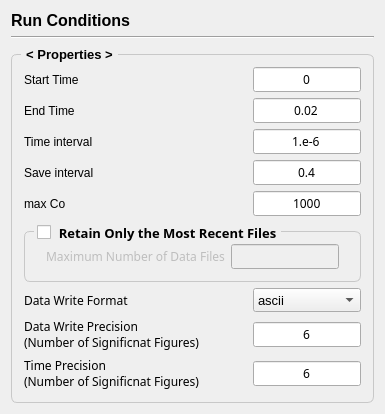
         <widget class="QWidget" name="page_run_conditions">
          <layout class="QVBoxLayout" name="verticalLayout">
           <item>
            <widget class="QLabel" name="title">
             <property name="sizePolicy">
              <sizepolicy hsizetype="Expanding" vsizetype="Fixed">
               <horstretch>0</horstretch>
               <verstretch>0</verstretch>
              </sizepolicy>
             </property>
             <property name="font">
              <font>
               <pointsize>12</pointsize>
               <bold>true</bold>
              </font>
             </property>
             <property name="text">
              <string>Run Conditions</string>
             </property>
            </widget>
           </item>
           <item>
            <widget class="Line" name="line">
             <property name="orientation">
              <enum>Qt::Orientation::Horizontal</enum>
             </property>
            </widget>
           </item>
           <item>
            <widget class="QGroupBox" name="groupBox_2">
             <property name="font">
              <font>
               <pointsize>10</pointsize>
               <bold>true</bold>
              </font>
             </property>
             <property name="styleSheet">
              <string notr="true">QGroupBox {
    border: 1px solid;
    border-radius: 6;
    margin-top: 9;
    border-color : #c8c8c8;
	padding: 3;   
}
QGroupBox::title {
    subcontrol-origin: margin;
    subcontrol-position: top left;
    left: 10;
    padding: 2 3;
}</string>
             </property>
             <property name="title">
              <string>&lt; Properties &gt;</string>
             </property>
             <layout class="QGridLayout" name="gridLayout_2" columnstretch="1,0">
              <property name="topMargin">
               <number>9</number>
              </property>
              <item row="7" column="1">
               <widget class="QLineEdit" name="edit_run_7">
                <property name="sizePolicy">
                 <sizepolicy hsizetype="Fixed" vsizetype="Fixed">
                  <horstretch>0</horstretch>
                  <verstretch>0</verstretch>
                 </sizepolicy>
                </property>
                <property name="minimumSize">
                 <size>
                  <width>0</width>
                  <height>25</height>
                 </size>
                </property>
                <property name="font">
                 <font>
                  <family>맑은 고딕</family>
                  <pointsize>9</pointsize>
                  <bold>false</bold>
                 </font>
                </property>
                <property name="text">
                 <string>6</string>
                </property>
                <property name="alignment">
                 <set>Qt::AlignmentFlag::AlignCenter</set>
                </property>
               </widget>
              </item>
              <item row="8" column="0">
               <widget class="QLabel" name="label_71">
                <property name="font">
                 <font>
                  <family>맑은 고딕</family>
                  <pointsize>9</pointsize>
                  <bold>false</bold>
                 </font>
                </property>
                <property name="text">
                 <string>Time Precision
(Number of Significnat Figures)</string>
                </property>
               </widget>
              </item>
              <item row="4" column="0">
               <widget class="QLabel" name="label_67">
                <property name="minimumSize">
                 <size>
                  <width>0</width>
                  <height>24</height>
                 </size>
                </property>
                <property name="font">
                 <font>
                  <family>Ubuntu</family>
                  <pointsize>9</pointsize>
                  <bold>false</bold>
                 </font>
                </property>
                <property name="text">
                 <string>max Co</string>
                </property>
               </widget>
              </item>
              <item row="0" column="1">
               <widget class="QLineEdit" name="edit_run_1">
                <property name="sizePolicy">
                 <sizepolicy hsizetype="Fixed" vsizetype="Fixed">
                  <horstretch>0</horstretch>
                  <verstretch>0</verstretch>
                 </sizepolicy>
                </property>
                <property name="minimumSize">
                 <size>
                  <width>0</width>
                  <height>25</height>
                 </size>
                </property>
                <property name="font">
                 <font>
                  <family>맑은 고딕</family>
                  <pointsize>9</pointsize>
                  <bold>false</bold>
                 </font>
                </property>
                <property name="text">
                 <string>0</string>
                </property>
                <property name="alignment">
                 <set>Qt::AlignmentFlag::AlignCenter</set>
                </property>
               </widget>
              </item>
              <item row="2" column="1">
               <widget class="QLineEdit" name="edit_run_3">
                <property name="sizePolicy">
                 <sizepolicy hsizetype="Fixed" vsizetype="Fixed">
                  <horstretch>0</horstretch>
                  <verstretch>0</verstretch>
                 </sizepolicy>
                </property>
                <property name="minimumSize">
                 <size>
                  <width>0</width>
                  <height>25</height>
                 </size>
                </property>
                <property name="font">
                 <font>
                  <family>맑은 고딕</family>
                  <pointsize>9</pointsize>
                  <bold>false</bold>
                 </font>
                </property>
                <property name="text">
                 <string>1.e-6</string>
                </property>
                <property name="alignment">
                 <set>Qt::AlignmentFlag::AlignCenter</set>
                </property>
               </widget>
              </item>
              <item row="4" column="1">
               <widget class="QLineEdit" name="edit_run_5">
                <property name="sizePolicy">
                 <sizepolicy hsizetype="Fixed" vsizetype="Fixed">
                  <horstretch>0</horstretch>
                  <verstretch>0</verstretch>
                 </sizepolicy>
                </property>
                <property name="minimumSize">
                 <size>
                  <width>0</width>
                  <height>25</height>
                 </size>
                </property>
                <property name="font">
                 <font>
                  <family>맑은 고딕</family>
                  <pointsize>9</pointsize>
                  <bold>false</bold>
                 </font>
                </property>
                <property name="text">
                 <string>1000</string>
                </property>
                <property name="alignment">
                 <set>Qt::AlignmentFlag::AlignCenter</set>
                </property>
               </widget>
              </item>
              <item row="3" column="1">
               <widget class="QLineEdit" name="edit_run_4">
                <property name="sizePolicy">
                 <sizepolicy hsizetype="Fixed" vsizetype="Fixed">
                  <horstretch>0</horstretch>
                  <verstretch>0</verstretch>
                 </sizepolicy>
                </property>
                <property name="minimumSize">
                 <size>
                  <width>0</width>
                  <height>25</height>
                 </size>
                </property>
                <property name="font">
                 <font>
                  <family>맑은 고딕</family>
                  <pointsize>9</pointsize>
                  <bold>false</bold>
                 </font>
                </property>
                <property name="text">
                 <string>0.4</string>
                </property>
                <property name="alignment">
                 <set>Qt::AlignmentFlag::AlignCenter</set>
                </property>
               </widget>
              </item>
              <item row="0" column="0">
               <widget class="QLabel" name="label_77">
                <property name="minimumSize">
                 <size>
                  <width>0</width>
                  <height>24</height>
                 </size>
                </property>
                <property name="font">
                 <font>
                  <family>Ubuntu</family>
                  <pointsize>9</pointsize>
                  <bold>false</bold>
                 </font>
                </property>
                <property name="text">
                 <string>Start Time</string>
                </property>
               </widget>
              </item>
              <item row="6" column="1">
               <widget class="QComboBox" name="combo_run_1">
                <property name="minimumSize">
                 <size>
                  <width>0</width>
                  <height>24</height>
                 </size>
                </property>
                <property name="font">
                 <font>
                  <pointsize>10</pointsize>
                 </font>
                </property>
                <item>
                 <property name="text">
                  <string>ascii</string>
                 </property>
                </item>
                <item>
                 <property name="text">
                  <string>binary</string>
                 </property>
                </item>
               </widget>
              </item>
              <item row="7" column="0">
               <widget class="QLabel" name="label_70">
                <property name="font">
                 <font>
                  <family>맑은 고딕</family>
                  <pointsize>9</pointsize>
                  <bold>false</bold>
                 </font>
                </property>
                <property name="text">
                 <string>Data Write Precision
(Number of Significnat Figures)</string>
                </property>
               </widget>
              </item>
              <item row="1" column="1">
               <widget class="QLineEdit" name="edit_run_2">
                <property name="sizePolicy">
                 <sizepolicy hsizetype="Fixed" vsizetype="Fixed">
                  <horstretch>0</horstretch>
                  <verstretch>0</verstretch>
                 </sizepolicy>
                </property>
                <property name="minimumSize">
                 <size>
                  <width>0</width>
                  <height>25</height>
                 </size>
                </property>
                <property name="font">
                 <font>
                  <family>맑은 고딕</family>
                  <pointsize>9</pointsize>
                  <bold>false</bold>
                 </font>
                </property>
                <property name="text">
                 <string>0.02</string>
                </property>
                <property name="alignment">
                 <set>Qt::AlignmentFlag::AlignCenter</set>
                </property>
               </widget>
              </item>
              <item row="6" column="0">
               <widget class="QLabel" name="label_72">
                <property name="font">
                 <font>
                  <family>맑은 고딕</family>
                  <pointsize>9</pointsize>
                  <bold>false</bold>
                 </font>
                </property>
                <property name="text">
                 <string>Data Write Format</string>
                </property>
               </widget>
              </item>
              <item row="5" column="0" colspan="2">
               <widget class="QGroupBox" name="groupBox_13">
                <property name="sizePolicy">
                 <sizepolicy hsizetype="Expanding" vsizetype="Fixed">
                  <horstretch>0</horstretch>
                  <verstretch>0</verstretch>
                 </sizepolicy>
                </property>
                <property name="font">
                 <font>
                  <family>맑은 고딕</family>
                  <pointsize>10</pointsize>
                  <bold>true</bold>
                 </font>
                </property>
                <property name="styleSheet">
                 <string notr="true">QGroupBox {
    border: 1px solid;
    border-radius: 6;
    margin-top: 9;
    border-color : #c8c8c8;
	padding: 3;   
}
QGroupBox::title {
    subcontrol-origin: margin;
    subcontrol-position: top left;
    left: 10;
    padding: 2 3;
}</string>
                </property>
                <property name="title">
                 <string>Retain Only the Most Recent Files</string>
                </property>
                <property name="checkable">
                 <bool>true</bool>
                </property>
                <property name="checked">
                 <bool>false</bool>
                </property>
                <layout class="QVBoxLayout" name="verticalLayout_13">
                 <property name="topMargin">
                  <number>9</number>
                 </property>
                 <item>
                  <widget class="QFrame" name="frame">
                   <layout class="QHBoxLayout" name="horizontalLayout_16">
                    <property name="topMargin">
                     <number>0</number>
                    </property>
                    <property name="bottomMargin">
                     <number>0</number>
                    </property>
                    <item>
                     <widget class="QLabel" name="label_68">
                      <property name="font">
                       <font>
                        <family>맑은 고딕</family>
                        <pointsize>9</pointsize>
                        <bold>false</bold>
                       </font>
                      </property>
                      <property name="text">
                       <string>Maximum Number of Data Files</string>
                      </property>
                     </widget>
                    </item>
                    <item>
                     <widget class="QLineEdit" name="edit_run_6">
                      <property name="sizePolicy">
                       <sizepolicy hsizetype="Fixed" vsizetype="Fixed">
                        <horstretch>0</horstretch>
                        <verstretch>0</verstretch>
                       </sizepolicy>
                      </property>
                      <property name="minimumSize">
                       <size>
                        <width>0</width>
                        <height>25</height>
                       </size>
                      </property>
                      <property name="font">
                       <font>
                        <family>맑은 고딕</family>
                        <pointsize>9</pointsize>
                        <bold>false</bold>
                       </font>
                      </property>
                      <property name="alignment">
                       <set>Qt::AlignmentFlag::AlignRight|Qt::AlignmentFlag::AlignTrailing|Qt::AlignmentFlag::AlignVCenter</set>
                      </property>
                     </widget>
                    </item>
                   </layout>
                  </widget>
                 </item>
                </layout>
               </widget>
              </item>
              <item row="2" column="0">
               <widget class="QLabel" name="label_79">
                <property name="minimumSize">
                 <size>
                  <width>0</width>
                  <height>24</height>
                 </size>
                </property>
                <property name="font">
                 <font>
                  <family>Ubuntu</family>
                  <pointsize>9</pointsize>
                  <bold>false</bold>
                 </font>
                </property>
                <property name="text">
                 <string>Time interval</string>
                </property>
               </widget>
              </item>
              <item row="8" column="1">
               <widget class="QLineEdit" name="edit_run_8">
                <property name="sizePolicy">
                 <sizepolicy hsizetype="Fixed" vsizetype="Fixed">
                  <horstretch>0</horstretch>
                  <verstretch>0</verstretch>
                 </sizepolicy>
                </property>
                <property name="minimumSize">
                 <size>
                  <width>0</width>
                  <height>25</height>
                 </size>
                </property>
                <property name="font">
                 <font>
                  <family>맑은 고딕</family>
                  <pointsize>9</pointsize>
                  <bold>false</bold>
                 </font>
                </property>
                <property name="text">
                 <string>6</string>
                </property>
                <property name="alignment">
                 <set>Qt::AlignmentFlag::AlignCenter</set>
                </property>
               </widget>
              </item>
              <item row="3" column="0">
               <widget class="QLabel" name="label_80">
                <property name="minimumSize">
                 <size>
                  <width>0</width>
                  <height>24</height>
                 </size>
                </property>
                <property name="font">
                 <font>
                  <family>Ubuntu</family>
                  <pointsize>9</pointsize>
                  <bold>false</bold>
                 </font>
                </property>
                <property name="text">
                 <string>Save interval</string>
                </property>
               </widget>
              </item>
              <item row="1" column="0">
               <widget class="QLabel" name="label_78">
                <property name="minimumSize">
                 <size>
                  <width>0</width>
                  <height>24</height>
                 </size>
                </property>
                <property name="font">
                 <font>
                  <family>Ubuntu</family>
                  <pointsize>9</pointsize>
                  <bold>false</bold>
                 </font>
                </property>
                <property name="text">
                 <string>End Time</string>
                </property>
               </widget>
              </item>
             </layout>
            </widget>
           </item>
           <item>
            <spacer name="verticalSpacer">
             <property name="orientation">
              <enum>Qt::Orientation::Vertical</enum>
             </property>
             <property name="sizeType">
              <enum>QSizePolicy::Policy::Expanding</enum>
             </property>
             <property name="sizeHint" stdset="0">
              <size>
               <width>0</width>
               <height>0</height>
              </size>
             </property>
            </spacer>
           </item>
          </layout>
         </widget>
